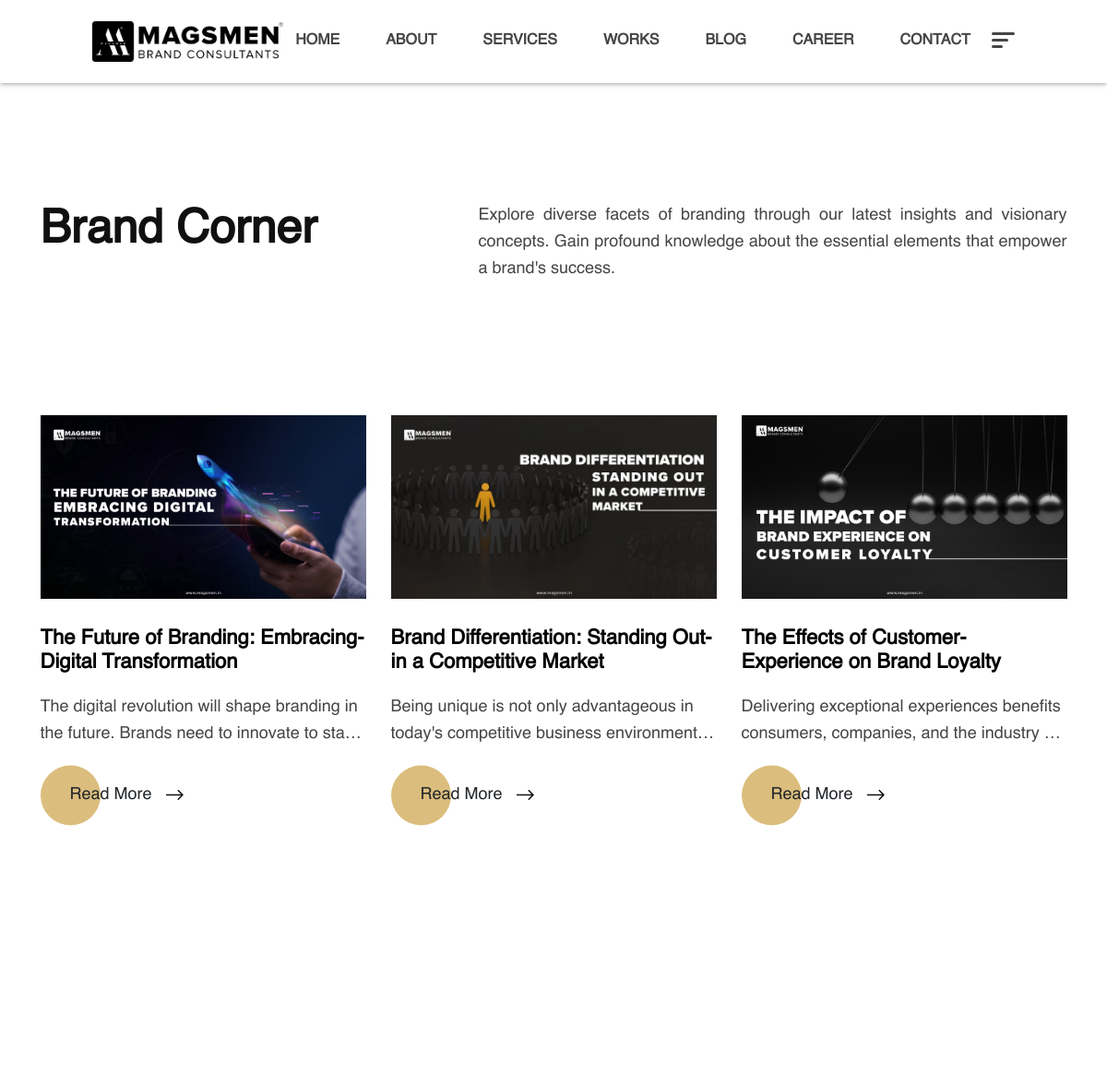
/blog/ (upper part), run on an earlier commit of the app's database.
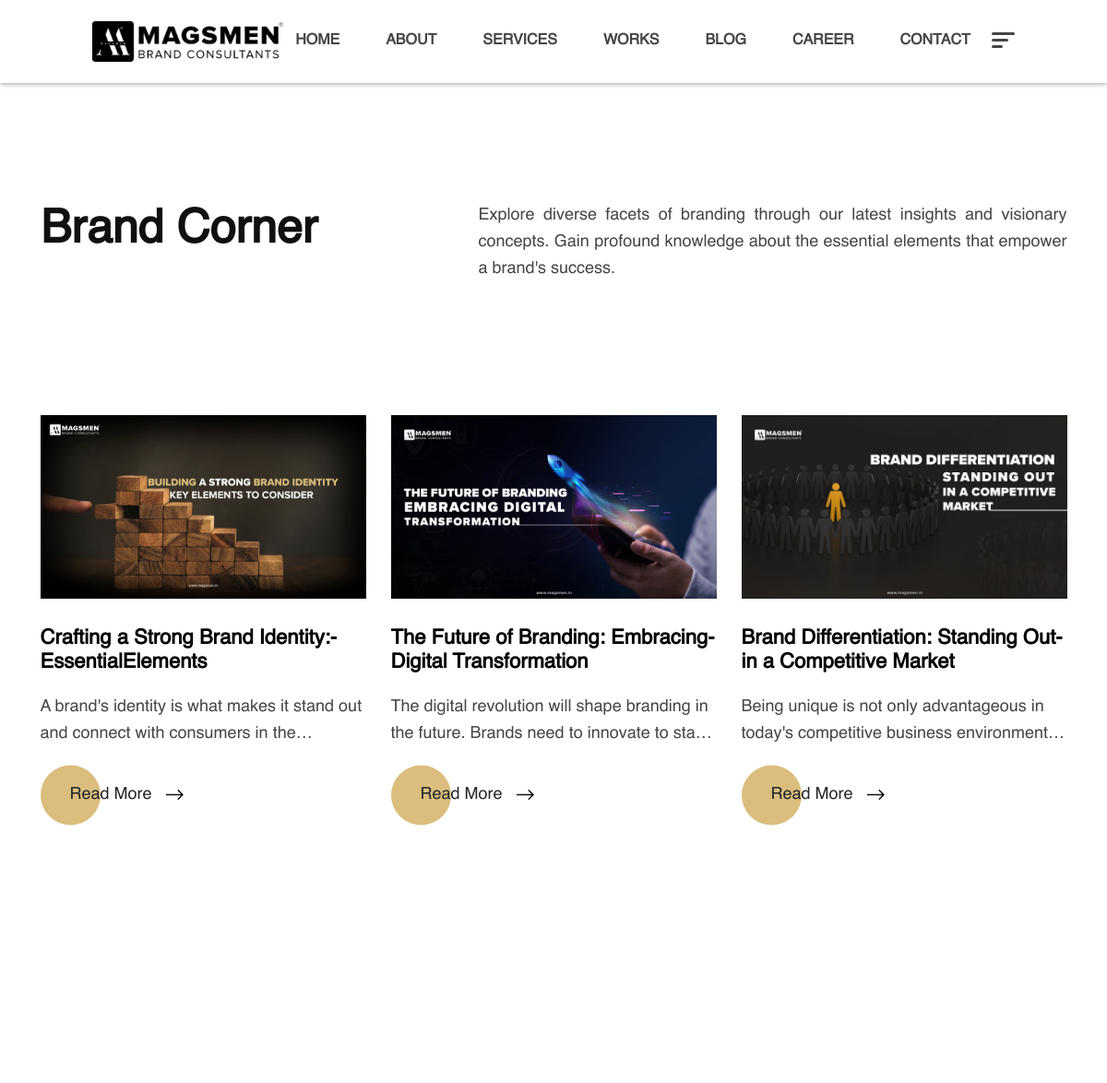
And on a later commit of the database.
### app/models.py (models this page shows, shortened)
class BlogPost(models.Model):
    Id = models.AutoField(primary_key=True)
    Category = models.ForeignKey(Category,on_delete=models.CASCADE,related_name='categories')
    Title =  models.CharField(max_length=225,default="title")
    Description = models.CharField(max_length=2000,blank=True,null=True)
    Image1 = models.ImageField(upload_to='uploads/')
    Body = RichTextField(blank=True,null=True)
    Sluglink = models.CharField(max_length=200 ,blank=True,null=True)
    Tags = models.CharField(max_length=100 )
    CreatedName =  models.CharField(max_length=100)
    Create_at = models.DateTimeField(default=datetime.now)
    status = models.IntegerField(choices=STATUS, default=0)
    class Meta:
        ordering = ['-Create_at']

### app/views.py (the view)
# urls.py: path('blog/',blog,name="blog"),
def blog(request):
    blog_list = BlogPost.objects.filter().order_by('-Id')
    paginator = Paginator(blog_list, 9) # paginate 10 posts per page
    page = request.GET.get('page')
    posts = paginator.get_page(page)
    return render(request, 'uifiles/blog.html',{'blog_list':posts,'posts':posts,'page':page})

### templates/uifiles/blog.html (shortened to what this page needs)
{% extends 'uifiles/base.html' %}
{% load static %}
{% block content %}
<div id="scrollsmoother-container">
    <div class="cs_height_219 cs_height_lg_120"></div>
    <section>
        <div>
            <div class="container">
                <div class="cs_section_heading cs_style_1 cs_type_1">
                    <div class="cs_section_heading_text blog-heading">
                        <div class="row blog-details">
                            <div class="col-lg-5 blog-title">
                                <h2 class="cs_section_title anim_heading_title">
                                 </h2>
                            </div>
                            <div class="col-lg-7 about-text">
                                <p>Explore diverse facets of branding through our latest insights and visionary concepts. Gain profound knowledge about the essential elements that empower a brand's success.</p>
                            </div>
                        </div>
                    </div>
                </div>
            </div>
        </div>
    </section>
    <div class="cs_height_100 cs_height_lg_60"></div>
    <section>
        <div class="container">
            <div class="row">
                {% for bloginfo in blog_list %}
                <div class="col-md-4 pt-4 pb-4">
                    <div class="anim_div_ShowDowns">
                        <a href="/blog-details/{{bloginfo.Sluglink}}" class="cs_blog cs_style_1">
                            <div>
                                <img src="{{bloginfo.Image1.url}}" alt="post_1" />
                            </div>
                            <div class="cs_blog_info">
                                <h6 class="cs_blog_title blog-grid-text">
                                    {{bloginfo.Title}}
                                </h6>
                                <p class="cs_blog_subtitle blog-text">
                                   {{bloginfo.Description}}
                                </p>
                            </div>
                        </a>
                        <a href="/blog-details/{{bloginfo.Sluglink}}" class="cs_btn cs_style_1">
                            <span class="text-dark">Read More</span>
                        </a>
                    </div>
                </div>
                {% endfor %}
            </div>
        </div>
    </section>
{% endblock %}

### templates/uifiles/base.html (shortened to what this page needs)
{% load static %}
<!DOCTYPE html>
<html class="no-js" lang="en">
<head>
    <link rel="stylesheet" href="{% static 'assets/css/plugins/bootstrap.min.css' %}" />
    <link rel="stylesheet" href="{% static 'assets/css/plugins/lightgallery.min.css' %}" />
    <link rel="stylesheet" href="{% static 'assets/css/plugins/swiper.min.css' %}" />
    <link rel="stylesheet" href="{% static 'assets/css/style.css' %}" />
    <link rel="stylesheet" href="https://cdnjs.cloudflare.com/ajax/libs/font-awesome/6.0.0-beta3/css/all.min.css">
</head>
<body>
    <header class="cs_site_header cs_style1 cs_sticky_header cs_site_header_full_width">
        <div class="cs_main_header">
            <div class="container">
                <div class="cs_main_header_in">
                    <div class="cs_main_header_left">
                        <a class="cs_site_branding logo-dark" href="index.html">
                            <img src="{% static 'assets/img/logos/magsmen-new-version.png' %}" alt="Logo" />
                        </a>
                    </div>
                    <div class="cs_main_header_right">
                        <div class="cs_nav cs_medium">
                            <ul class="cs_nav_list">
                                <li class="">
                                    <a href="/">Home</a>
                                </li>
                                <li class="">
                                    <a href="/about/">About</a>
                                </li>
                                <li class="menu-item-has-children">
                                    <a href="/services/">Services</a>
                                </li>
                                <li class="">
                                    <a href="/works/">Works</a>
                                </li>
                                <li class="">
                                    <a href="/blog/">Blog</a>
                                </li>
                                <li class="">
                                    <a href="/career/">Career</a>
                                </li>
                                <li class="">
                                    <a href="/contact/">Contact</a>
                                </li>
                            </ul>
                        </div>
                    </div>
                    <div class="cs_toolbox">
                        <span class="cs_icon_btn">
                            <span class="cs_icon_btn_in">
                                <span></span>
                                <span></span>
                                <span></span>
                            </span>
                        </span>
                    </div>
                </div>
            </div>
        </div>
    </header>
    {% block content %}
    {% endblock %}
    </div>
</body>
</html>

What changed in the data, as far as the page shows it:
no longer on this page (row unchanged): BlogPost: Image1 (picture), Title "The­ Effects­ of­ Customer­ Experience­ on­ Brand­ Loyalty", Description "Delivering exceptional experiences benefits consumers, companies, and the industry…"
added BlogPost: Image1 (picture), Title "Crafting­ a­ Strong­ Brand­ Identity:­ Essential­Elements", Description "A brand's identity is what makes it stand out and connect with consumers in…"
